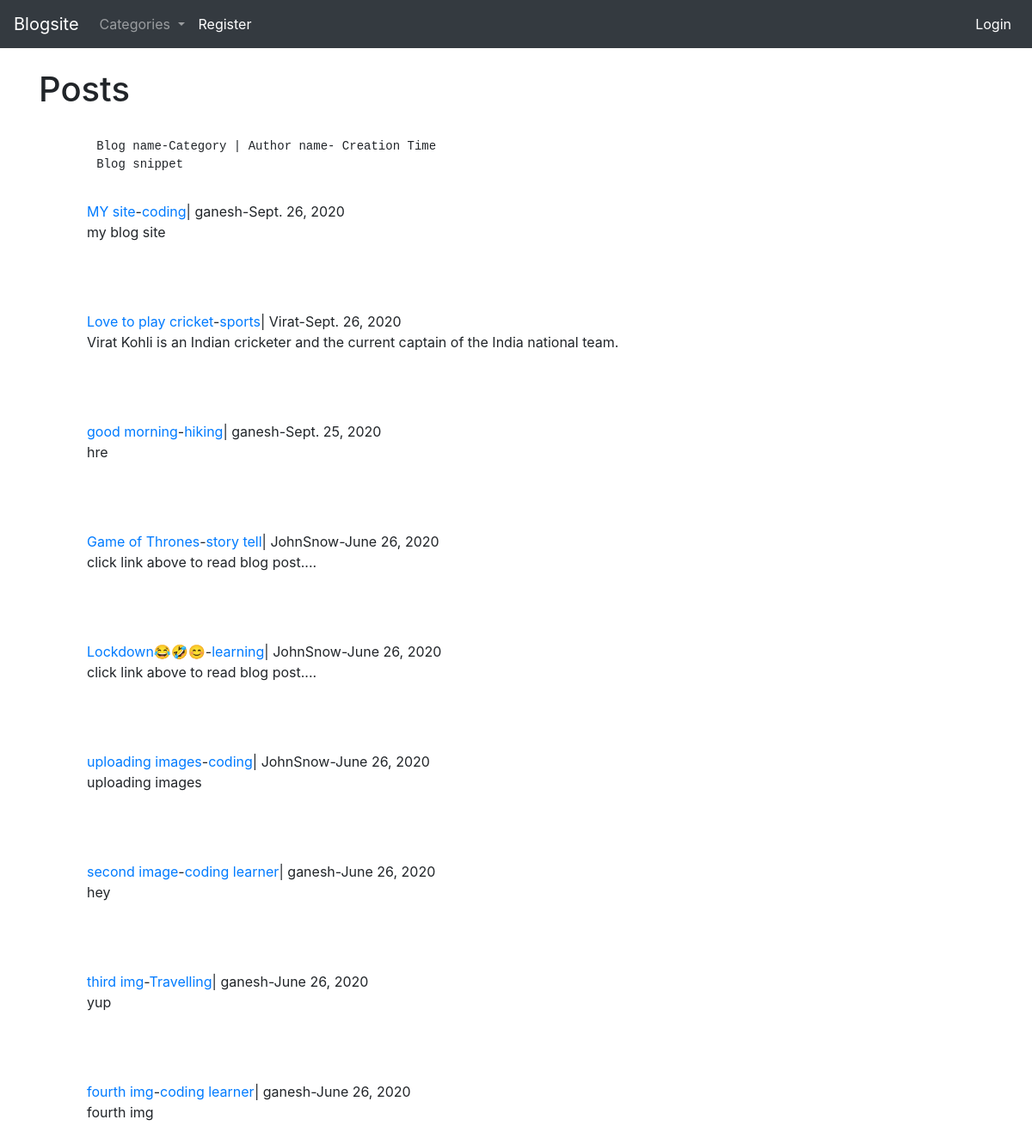
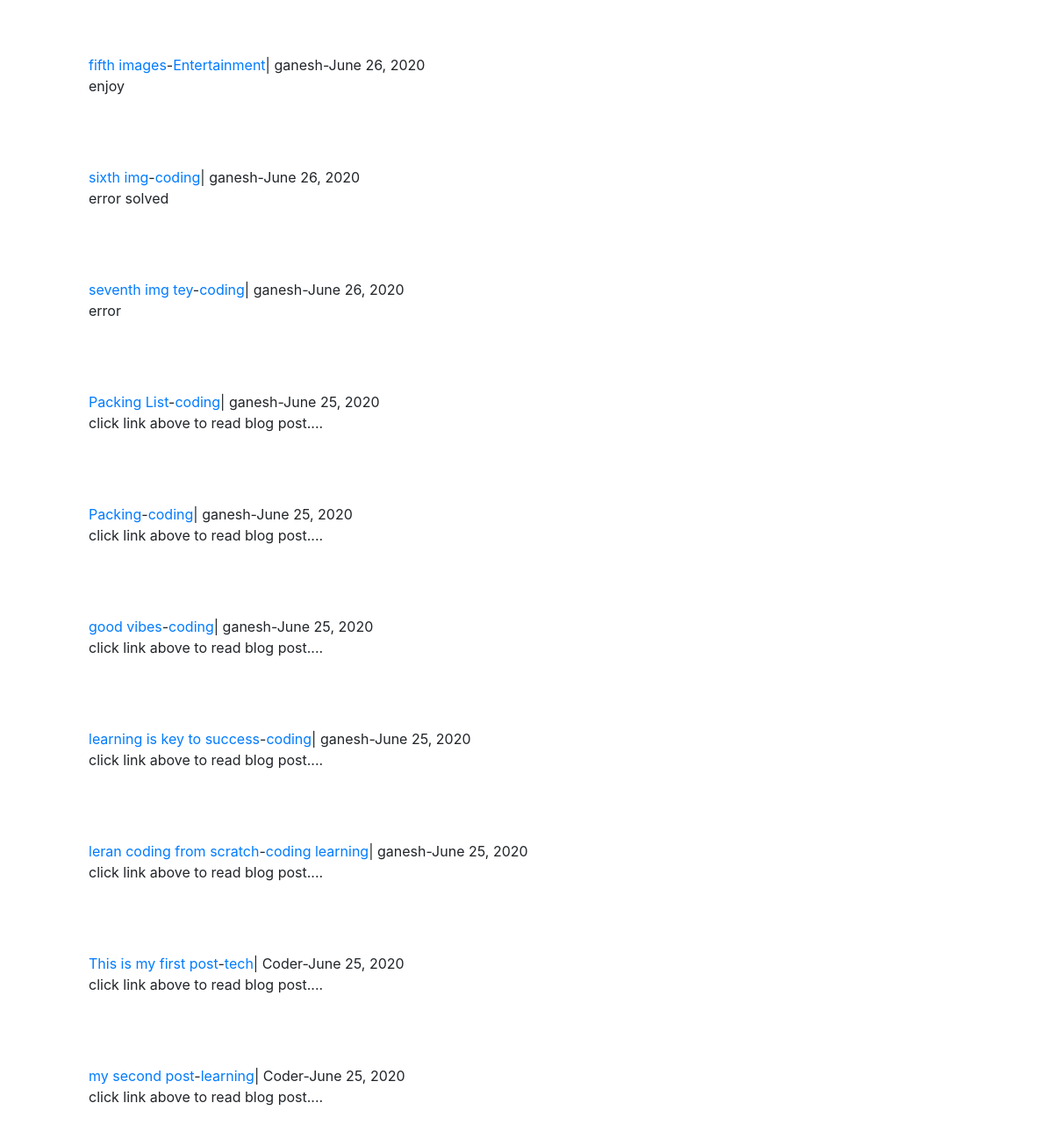
The page / on the database its author committed (2 pictures, top to bottom).
### blogapp/models.py (models this page shows, shortened)
class Post(models.Model):
    title= models.CharField(max_length=250)
    header_image= models.ImageField(null=True, blank=True, upload_to='images/')
    title_tag= models.CharField(max_length=230,default='My Blog site')
    category=models.CharField(max_length=255,default='coding')
    snippet=models.CharField(max_length=255)
    author= models.ForeignKey(User, on_delete=models.CASCADE)
    body=RichTextField(blank=True,null=True)
    post_date=models.DateField(auto_now_add=True)
    likes=models.ManyToManyField(User, related_name="blog_posts")

### blogapp/views.py (the view)
# urls.py: path('',HomeView.as_view(), name='home'),
class HomeView(ListView):
    model= Post
    template_name= 'home.html'
    cats=Category.objects.all()
    ordering = ['-post_date']
    def get_context_data(self,*args,**kwargs):
        cat_menu=Category.objects.all()
        context= super(HomeView,self).get_context_data(*args,**kwargs)
        context["cat_menu"]=cat_menu
        return context

### blogapp/models.py (called while the page is built)
    def __str__(self):
        return self.name

### templates/home.html (shortened to what this page needs)
{% extends 'base.html' %}
{% block content %}
    <h1 xmlns="http://www.w3.org/1999/html">Posts</h1><br>
    <pre>
        <span>Blog name-Category | Author name- Creation Time</span>
        <span>Blog snippet</span></pre>
    <ul>
        {% for post in object_list %}
            <div class="row">
                <div class="shadow p-3 mb-5 bg-white rounded">
                    <div class="col">
                         <a href="{% url 'article-detail'  post.pk%}">{{ post.title }}</a>-<a href="{% url 'category' post.category|slugify %}">{{ post.category }}</a>| {{ post.author }}-{{ post.post_date }}
                            <br>
                        {{ post.snippet }}
                    </div>
                </div>
            </div>
        {% endfor %}
    </ul>
{% endblock %}

### templates/base.html (shortened to what this page needs)
<!doctype html>
<html lang="en">
  <head>
    <link rel="stylesheet" href="https://maxcdn.bootstrapcdn.com/bootstrap/4.0.0/css/bootstrap.min.css">
  </head>
  <body>
    <nav class="navbar navbar-expand-lg navbar-dark bg-dark">
  <a class="navbar-brand" href="{% url 'home' %}">Blogsite</a>
  <div class="collapse navbar-collapse" id="navbarSupportedContent">
    <ul class="navbar-nav mr-auto">
        {% if cat_menu %}
            <li class="nav-item dropdown">
                <a class="nav-link dropdown-toggle" href="#" id="navbarDropdownMenuLink" role="button" data-toggle="dropdown" aria-haspopup="true" aria-expanded="false">
                  Categories
                </a>
          </li>
        {% else %}
            <a class="nav-link" href="{% url 'category-list' %}">Categories</a>
        {% endif %}
        {% if user.is_authenticated %}
            <li class="nav-item active">
                <a class="nav-link" href="{% url 'add_post' %}">Add post <span class="sr-only">(current)</span></a>
            </li>
            <li class="nav-item active">
                <a class="nav-link" href="{% url 'add_category' %}">Add Category<span class="sr-only">(current)</span></a>
            </li>
        {% else %}
            <li class="nav-item active">
                <a class="nav-link" href="{% url 'register' %}">Register <span class="sr-only">(current)</span></a>
          </li>
        {% endif %}
    </ul>
  <ul class="navbar-nav ml-auto">
      {% if user.is_authenticated %}
          <li class="nav-item dropdown">
                <a class="nav-link dropdown-toggle" href="#" id="navbarDropdown" role="button" data-toggle="dropdown" aria-haspopup="true" aria-expanded="false">
                  {{ user.first_name }} {{ user.last_name }}
                </a>
                    <div class="dropdown-menu dropdown-menu-right" aria-labelledby="navbarDropdown">
                          <a class="dropdown-item" href="{% url 'edit_profile' %}">Edit Settings</a>
                            {% if user.profile.id %}
                              <a class="dropdown-item" href="{% url 'edit_profile_page' user.profile.id %}">Edit Profile</a>
                              <a class="dropdown-item" href="{% url 'show_profile_page' user.profile.id %}">Show Profile</a>
                        {% else %}
                                <a class="dropdown-item" href="{% url 'add_Profile' %}">Add Profile<span class="sr-only">(current)</span></a>
                        {% endif %}
                        <a class="dropdown-item" href="{% url 'logout' %}">Logout</a>
                    </div>
          </li>
      {% else %}
      <li class="nav-item active">
                <a class="nav-link" href="{% url 'login' %}">Login</a>
          </li>
      {% endif %}
  </ul>
  </div>
</nav>
    <div class="container">
        <br>
        {% block content %}
        {% endblock %}
    </div>
  </body>
</html>

### rows shown on the page
Post: title "MY site", category "coding", author "ganesh", post_date "Sept. 26, 2020", snippet "my blog site"
Post: title "Love to play cricket", category "sports", author "Virat", post_date "Sept. 26, 2020", snippet "Virat Kohli is an Indian cricketer and the current captain of the India national team."
Post: title "good morning", category "hiking", author "ganesh", post_date "Sept. 25, 2020", snippet "hre"
Post: title "Game of Thrones", category "story tell", author "JohnSnow", post_date "June 26, 2020", snippet "click link above to read blog post...."
Post: title "Lockdown😂🤣😊", category "learning", author "JohnSnow", post_date "June 26, 2020", snippet "click link above to read blog post...."
Post: title "uploading images", category "coding", author "JohnSnow", post_date "June 26, 2020", snippet "uploading images"
Post: title "second image", category "coding learner", author "ganesh", post_date "June 26, 2020", snippet "hey"
Post: title "third img", category "Travelling", author "ganesh", post_date "June 26, 2020", snippet "yup"
Post: title "fourth img", category "coding learner", author "ganesh", post_date "June 26, 2020", snippet "fourth img"
Post: title "fifth images", category "Entertainment", author "ganesh", post_date "June 26, 2020", snippet "enjoy"
Post: title "sixth img", category "coding", author "ganesh", post_date "June 26, 2020", snippet "error solved"
Post: title "seventh img tey", category "coding", author "ganesh", post_date "June 26, 2020", snippet "error"
Post: title "Packing List", category "coding", author "ganesh", post_date "June 25, 2020", snippet "click link above to read blog post...."
Post: title "Packing", category "coding", author "ganesh", post_date "June 25, 2020", snippet "click link above to read blog post...."
Post: title "good vibes", category "coding", author "ganesh", post_date "June 25, 2020", snippet "click link above to read blog post...."
Post: title "learning is key to success", category "coding", author "ganesh", post_date "June 25, 2020", snippet "click link above to read blog post...."
Post: title "leran coding from scratch", category "coding learning", author "ganesh", post_date "June 25, 2020", snippet "click link above to read blog post...."
Post: title "This is my first post", category "tech", author "Coder", post_date "June 25, 2020", snippet "click link above to read blog post...."
Post: title "my second post", category "learning", author "Coder", post_date "June 25, 2020", snippet "click link above to read blog post...."
